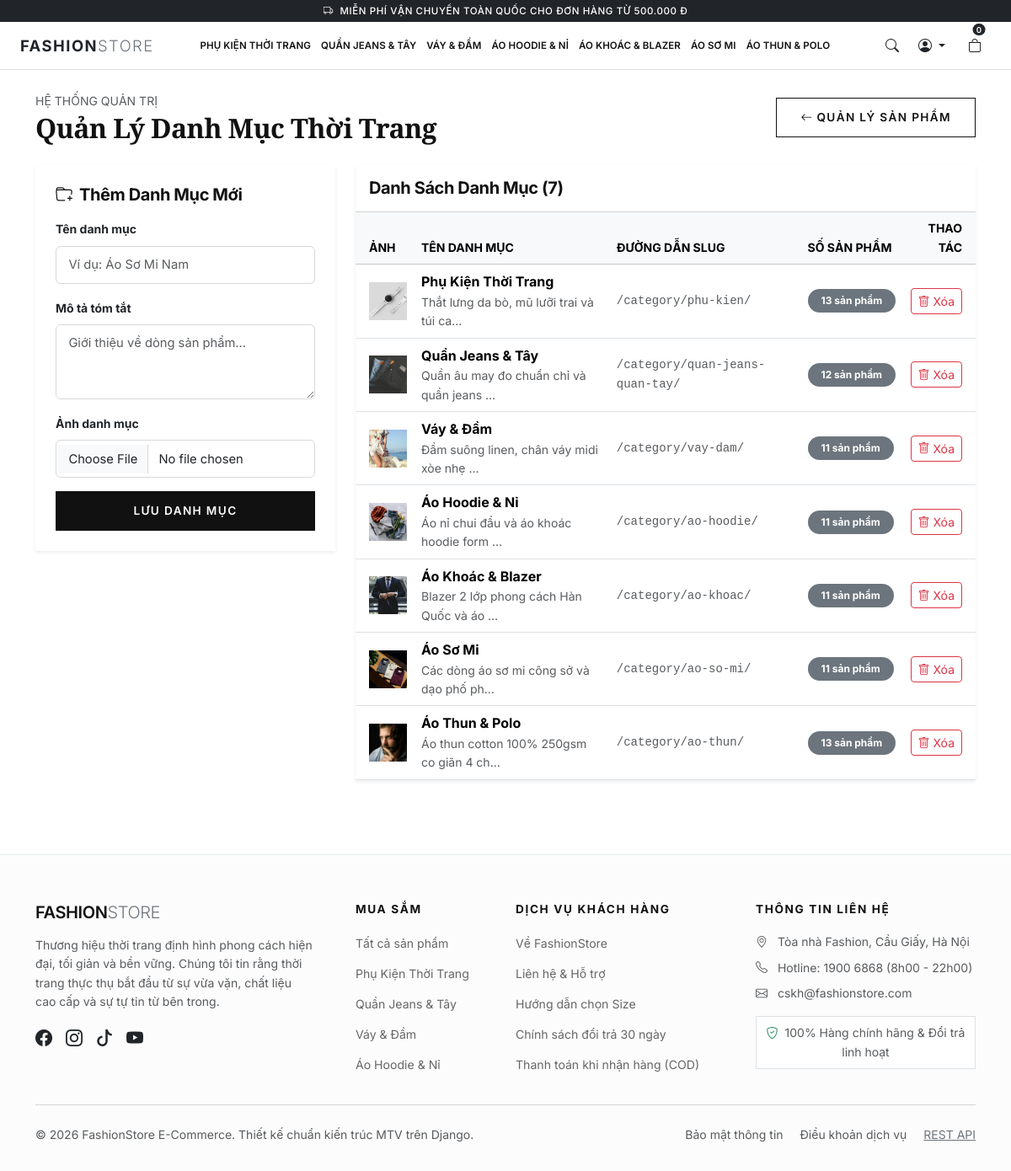
The app's page /products/management/categories/ (signed in) with its own data.
### products/models.py (models this page shows, shortened)
class Category(models.Model):
    name = models.CharField(max_length=100, unique=True, verbose_name='Tên danh mục')
    slug = models.SlugField(max_length=120, unique=True, blank=True, verbose_name='Đường dẫn slug')
    description = models.TextField(blank=True, verbose_name='Mô tả danh mục')
    image = models.ImageField(upload_to='categories/', blank=True, null=True, verbose_name='Ảnh danh mục')
    created_at = models.DateTimeField(auto_now_add=True, verbose_name='Ngày tạo')
    class Meta:
        verbose_name = 'Danh mục sản phẩm'
        verbose_name_plural = 'Danh mục sản phẩm'
        ordering = ['name']

### products/views.py (the view)
# urls.py: path('management/categories/', views.admin_category_list, name='admin_category_list'),
@login_required
@user_passes_test(is_admin_user)
def admin_category_list(request):
    categories = Category.objects.all().order_by('name')
    if request.method == 'POST':
        form = CategoryForm(request.POST, request.FILES)
        if form.is_valid():
            cat = form.save()
            messages.success(request, f"Đã thêm danh mục mới: '{cat.name}'")
            return redirect('products:admin_category_list')
        else:
            messages.error(request, "Dữ liệu danh mục không hợp lệ.")
    else:
        form = CategoryForm()
    return render(request, 'products/admin_category_list.html', {
        'categories': categories,
        'form': form
    })

### products/forms.py
class CategoryForm(forms.ModelForm):
    class Meta:
        model = Category
        fields = ['name', 'description', 'image']
        labels = {
            'name': 'Tên danh mục',
            'description': 'Mô tả tóm tắt',
            'image': 'Ảnh danh mục',
        }
        widgets = {
            'name': forms.TextInput(attrs={'class': 'form-control', 'placeholder': 'Ví dụ: Áo Sơ Mi Nam'}),
            'description': forms.Textarea(attrs={'class': 'form-control', 'rows': 3, 'placeholder': 'Giới thiệu về dòng sản phẩm...'}),
            'image': forms.FileInput(attrs={'class': 'form-control'}),
        }

### cart/context_processors.py (called while the page is built)
def cart_context(request):
    cart_count = 0
    cart_total = 0
    if request.user.is_authenticated:
        try:
            from cart.models import Cart
            cart = Cart.objects.filter(user=request.user).first()
            if cart:
                cart_count = cart.get_total_items()
                cart_total = cart.get_total_price()
        except Exception:
            pass
    return {
        'nav_cart_count': cart_count,
        'nav_cart_total': cart_total,
    }

### cart/models.py (called while the page is built)
    def get_total_items(self):
        total = self.items.aggregate(total_qty=models.Sum('quantity'))['total_qty']
        return total if total is not None else 0

    def get_total_price(self):
        total = sum(item.get_subtotal() for item in self.items.all())
        return total

### core/templatetags/currency_tags.py (called while the page is built)
@register.filter(name='vnd')
def vnd(value):
    if value is None or value == '':
        return '0₫'
    try:
        val = int(round(float(value)))
        formatted = f"{val:,}".replace(",", ".")
        return f"{formatted}₫"
    except (ValueError, TypeError):
        return f"{value}₫"

### products/context_processors.py (called while the page is built)
def category_context(request):
    try:
        from products.models import Category
        categories = Category.objects.prefetch_related('products').all()
    except Exception:
        categories = []
    return {
        'nav_categories': categories
    }

### products/models.py (called while the page is built)
    def get_final_price(self):
        if self.sale_price and self.sale_price > 0 and self.sale_price < self.price:
            return self.sale_price
        return self.price

### products/views.py (called while the page is built)
def is_admin_user(user):
    return user.is_authenticated and (user.is_staff or user.is_superuser)

### templates/products/admin_category_list.html (shortened to what this page needs)
{% extends 'base.html' %}
{% load static %}
{% block content %}
<div class="container py-4">
    <div class="d-flex justify-content-between align-items-center mb-4">
        <div>
            <span class="text-uppercase small text-muted">Hệ thống quản trị</span>
            <h2 class="fw-bold serif-font mb-0">Quản Lý Danh Mục Thời Trang</h2>
        </div>
        <a href="{% url 'products:admin_product_list' %}" class="btn btn-fashion-outline btn-sm">
            <i class="bi bi-arrow-left me-1"></i> Quản lý sản phẩm
        </a>
    </div>
    <div class="row g-4">
        <div class="col-lg-4">
            <div class="card border-0 shadow-sm p-4 rounded-0 bg-white">
                <h5 class="fw-bold mb-3"><i class="bi bi-folder-plus me-1"></i> Thêm Danh Mục Mới</h5>
                <form method="post" enctype="multipart/form-data">
                    <div class="mb-3">
                        <label class="form-label small fw-bold">{{ form.name.label }}</label>
                        {{ form.name }}
                    </div>
                    <div class="mb-3">
                        <label class="form-label small fw-bold">{{ form.description.label }}</label>
                        {{ form.description }}
                    </div>
                    <div class="mb-3">
                        <label class="form-label small fw-bold">{{ form.image.label }}</label>
                        {{ form.image }}
                    </div>
                    <button type="submit" class="btn btn-fashion-dark w-100">
                        Lưu Danh Mục
                    </button>
                </form>
            </div>
        </div>
        <div class="col-lg-8">
            <div class="card border-0 shadow-sm rounded-0">
                <div class="card-header bg-white py-3">
                    <h5 class="fw-bold mb-0">Danh Sách Danh Mục ({{ categories.count }})</h5>
                </div>
                <div class="table-responsive">
                    <table class="table table-hover align-middle mb-0">
                        <thead class="table-light small text-uppercase">
                            <tr>
                                <th class="ps-3">Ảnh</th>
                                <th>Tên danh mục</th>
                                <th>Đường dẫn slug</th>
                                <th>Số sản phẩm</th>
                                <th class="text-end pe-3">Thao tác</th>
                            </tr>
                        </thead>
                        <tbody>
                            {% for c in categories %}
                            <tr>
                                <td class="ps-3" style="width: 70px;">
                                    {% if c.image %}
                                    <img src="{{ c.image.url }}" alt="{{ c.name }}" style="width: 45px; height: 45px; object-fit: cover;">
                                    {% else %}
                                    <div class="bg-light text-muted d-flex align-items-center justify-content-center" style="width: 45px; height: 45px;">
                                        <i class="bi bi-folder"></i>
                                    </div>
                                    {% endif %}
                                </td>
                                <td>
                                    <strong>{{ c.name }}</strong>
                                    {% if c.description %}
                                    <div class="small text-muted">{{ c.description|truncatechars:40 }}</div>
                                    {% endif %}
                                </td>
                                <td class="small text-muted font-monospace">/category/{{ c.slug }}/</td>
                                <td>
                                    <span class="badge bg-secondary rounded-pill px-3 py-2">{{ c.products.count }} sản phẩm</span>
                                </td>
                                <td class="text-end pe-3">
                                    <form action="{% url 'products:admin_category_delete' c.pk %}" method="post" class="d-inline" onsubmit="return confirm('Bạn có chắc muốn xóa danh mục này?');">
                                        <button type="submit" class="btn btn-sm btn-outline-danger">
                                            <i class="bi bi-trash"></i> Xóa
                                        </button>
                                    </form>
                                </td>
                            </tr>
                            {% empty %}
                            <tr>
                                <td colspan="5" class="text-center py-4 text-muted">Chưa có danh mục nào. Hãy tạo danh mục như: Áo sơ mi, Áo thun, Váy đầm...</td>
                            </tr>
                            {% endfor %}
                        </tbody>
                    </table>
                </div>
            </div>
        </div>
    </div>
</div>
{% endblock %}

### templates/includes/navbar.html (shortened to what this page needs)
{% load static %}
<header class="yame-header sticky-top" id="mainHeader">
    <div class="yame-header-main bg-white border-bottom position-relative">
        <div class="container-fluid px-2 px-sm-3 px-xl-4">
            <div class="d-flex align-items-center justify-content-between" style="min-height: 56px;">
                <div class="d-flex align-items-center flex-shrink-0 me-2">
                    <a class="yame-brand-logo text-dark text-decoration-none" href="{% url 'core:home' %}">
                        <span class="fw-bold text-uppercase">FASHION</span><span class="fw-light text-secondary">STORE</span>
                    </a>
                </div>
                <nav class="yame-nav-bar d-none d-lg-block mx-1 mx-xl-3 flex-grow-1 overflow-hidden" style="min-width: 0;">
                    <ul class="yame-nav-list d-flex justify-content-center align-items-center list-unstyled mb-0 flex-nowrap" style="scrollbar-width: none;">
                        {% for cat in nav_categories %}
                        <li class="yame-nav-item yame-nav-item--has-mega">
                            <a class="yame-nav-link" href="{% url 'products:category_products' cat.slug %}">
                                {{ cat.name }}
                            </a>
                        </li>
                        {% endfor %}
                    </ul>
                </nav>
                <div class="header-right-actions d-flex align-items-center gap-1 gap-sm-2 flex-shrink-0 ms-auto ps-2" style="z-index: 1050; min-width: fit-content;">
                    <button class="btn yame-header-icon-btn text-dark border-0 bg-transparent text-decoration-none" id="searchToggleBtn" type="button" aria-label="Tìm kiếm sản phẩm" title="Tìm kiếm">
                        <i class="bi bi-search fs-6"></i>
                    </button>
                    {% if user.is_authenticated %}
                    <div class="dropdown">
                        <button class="btn yame-header-btn dropdown-toggle d-flex align-items-center gap-1 p-1 text-dark border-0 bg-transparent" type="button" data-bs-toggle="dropdown" aria-expanded="false" title="Tài khoản">
                            <i class="bi bi-person-circle fs-6"></i>
                        </button>
                    </div>
                    {% endif %}
                    {% if user.is_authenticated %}
                    <a href="{% url 'cart:detail' %}" class="btn yame-cart-btn text-dark position-relative p-1 text-decoration-none ms-1" title="Giỏ hàng">
                        <i class="bi bi-bag fs-6"></i>
                        <span class="yame-cart-badge position-absolute translate-middle badge rounded-pill bg-dark text-white">
                            {{ nav_cart_count|default:0 }}
                        </span>
                    </a>
                    {% endif %}
                </div>
            </div>
        </div>
    </div>
</header>

### templates/includes/footer.html
{% load static %}
<footer class="fashion-footer">
    <div class="container">
        <div class="row g-4">
            <div class="col-lg-4 col-md-6">
                <h5 class="brand-logo mb-3">FASHION<span class="text-secondary fw-light">STORE</span></h5>
                <p class="text-muted small pe-lg-4">
                    Thương hiệu thời trang định hình phong cách hiện đại, tối giản và bền vững. Chúng tôi tin rằng thời trang thực thụ bắt đầu từ sự vừa vặn, chất liệu cao cấp và sự tự tin từ bên trong.
                </p>
                <div class="d-flex gap-3 text-secondary fs-5 mt-3">
                    <a href="#" class="text-dark"><i class="bi bi-facebook"></i></a>
                    <a href="#" class="text-dark"><i class="bi bi-instagram"></i></a>
                    <a href="#" class="text-dark"><i class="bi bi-tiktok"></i></a>
                    <a href="#" class="text-dark"><i class="bi bi-youtube"></i></a>
                </div>
            </div>
            <div class="col-lg-2 col-md-6 col-6">
                <h6 class="footer-heading">Mua sắm</h6>
                <ul class="footer-link-list">
                    <li><a href="{% url 'products:product_list' %}">Tất cả sản phẩm</a></li>
                    {% for cat in nav_categories|slice:":4" %}
                    <li><a href="{% url 'products:category_products' cat.slug %}">{{ cat.name }}</a></li>
                    {% endfor %}
                </ul>
            </div>
            <div class="col-lg-3 col-md-6 col-6">
                <h6 class="footer-heading">Dịch vụ khách hàng</h6>
                <ul class="footer-link-list">
                    <li><a href="{% url 'core:about' %}">Về FashionStore</a></li>
                    <li><a href="{% url 'core:contact' %}">Liên hệ & Hỗ trợ</a></li>
                    <li><a href="#">Hướng dẫn chọn Size</a></li>
                    <li><a href="#">Chính sách đổi trả 30 ngày</a></li>
                    <li><a href="#">Thanh toán khi nhận hàng (COD)</a></li>
                </ul>
            </div>
            <div class="col-lg-3 col-md-6">
                <h6 class="footer-heading">Thông tin liên hệ</h6>
                <p class="text-muted small mb-2"><i class="bi bi-geo-alt me-2"></i> Tòa nhà Fashion, Cầu Giấy, Hà Nội</p>
                <p class="text-muted small mb-2"><i class="bi bi-telephone me-2"></i> Hotline: 1900 6868 (8h00 - 22h00)</p>
                <p class="text-muted small mb-3"><i class="bi bi-envelope me-2"></i> cskh@fashionstore.com</p>
                <div class="p-2 border bg-white small text-center text-muted">
                    <i class="bi bi-shield-check text-success me-1"></i> 100% Hàng chính hãng & Đổi trả linh hoạt
                </div>
            </div>
        </div>
        <hr class="my-4 text-muted">
        <div class="row align-items-center small text-muted">
            <div class="col-md-6 text-center text-md-start">
                &copy; 2026 FashionStore E-Commerce. Thiết kế chuẩn kiến trúc MTV trên Django.
            </div>
            <div class="col-md-6 text-center text-md-end mt-2 mt-md-0">
                <span class="me-3">Bảo mật thông tin</span>
                <span class="me-3">Điều khoản dịch vụ</span>
                <a href="/api/products/" target="_blank" class="text-decoration-underline text-secondary">REST API</a>
            </div>
        </div>
    </div>
</footer>

### records on screen
Category: name "PHỤ KIỆN THỜI TRANG", image (picture), name "Phụ Kiện Thời Trang", description "Thắt lưng da bò, mũ lưỡi trai và túi ca…", slug "phu-kien", products.count "13"
Category: name "QUẦN JEANS & TÂY", image (picture), name "Quần Jeans & Tây", description "Quần âu may đo chuẩn chỉ và quần jeans …", slug "quan-jeans-quan-tay", products.count "12"
Category: name "VÁY & ĐẦM", image (picture), name "Váy & Đầm", description "Đầm suông linen, chân váy midi xòe nhẹ …", slug "vay-dam", products.count "11"
Category: name "ÁO HOODIE & NỈ", image (picture), name "Áo Hoodie & Nỉ", description "Áo nỉ chui đầu và áo khoác hoodie form …", slug "ao-hoodie", products.count "11"
Category: name "ÁO KHOÁC & BLAZER", image (picture), name "Áo Khoác & Blazer", description "Blazer 2 lớp phong cách Hàn Quốc và áo …", slug "ao-khoac", products.count "11"
Category: name "ÁO SƠ MI", image (picture), name "Áo Sơ Mi", description "Các dòng áo sơ mi công sở và dạo phố ph…", slug "ao-so-mi", products.count "11"
Category: name "ÁO THUN & POLO", image (picture), name "Áo Thun & Polo", description "Áo thun cotton 100% 250gsm co giãn 4 ch…", slug "ao-thun", products.count "13"

### other values on screen
{{ nav_cart_count|default:0 }} "0"
{{ categories.count }} "7"
